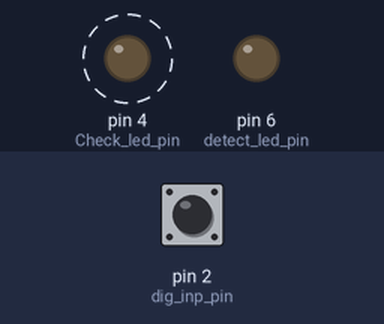
Bench run of a sketch on a simulated Arduino Uno, built with avr-gcc and run on an emulated ATmega328P. Shown: output pins drawn as LEDs (lit = HIGH). Dashed ring = blinking. Inputs (shaded band) come from the test bench; at power-on: pin 2 (dig_inp_pin) HIGH.

Above: at 3.5 s.
3.6 s: pin 2 (dig_inp_pin) pulled LOW for 1.55 s
At 4.15 s:
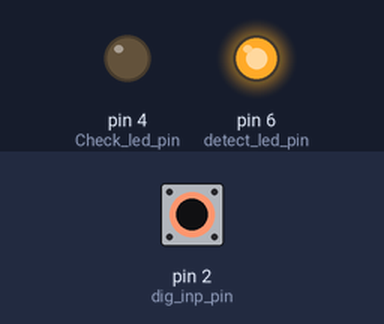
At 5.72 s:
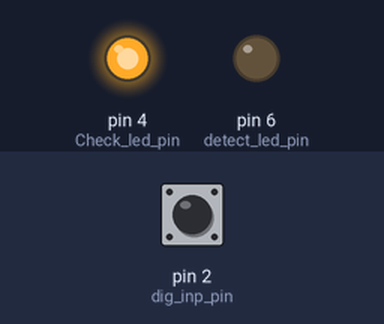
Timing chart, 0 to 13.1 s (numbered marks = the images above; inputs shaded):
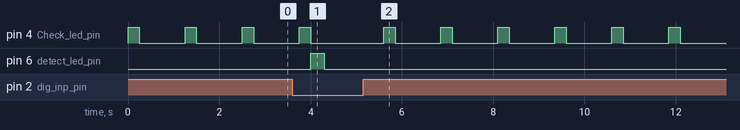

Measured:
- after the input at 3.6 s, pin 6 (detect_led_pin): LOW → HIGH after 0.40 s, → LOW 0.30 s later

The sketch:

InputExample.ino
```cpp
#include <Basic_Input.h>
#include <Beginner_LED.h>


// global-scope variable

dig_LED detect_led, check_led;
//in_digital dig_inp;
in_digital dig_inp;
//Note: use globals sparingly (they are easily misued causing bugs)

// variable brightness led
//ana_LED variable_LED;

void setup()
{
  // initialize as output pin (only needed once).
  int detect_led_pin = 6;
  detect_led.setup_LED(detect_led_pin);

  int Check_led_pin = 4;
  check_led.setup_LED(Check_led_pin);
  // variable brightness led
  //int var_led_pin = 10;
  //variable_LED.setup_LED(var_led_pin);
  //

  int dig_inp_pin=2;
  dig_inp.setup_in_digital(dig_inp_pin, true);

}

void loop()
{
  int waiting_ms=1000;
  int blinking_ms=300;
  int ledON_to_inpcheck_interval_ms=250;

  int inp_val;

  check_led.switch_on();
  delay(ledON_to_inpcheck_interval_ms);

  if( dig_inp.read_input(inp_val)== true) // if the sensor is enabled
     if(inp_val == LOW) // the pin is set to ground if the magnet is present
     {
        check_led.switch_off();
        detect_led.blink(blinking_ms);
     }

  check_led.switch_off();
  delay(waiting_ms);


}
```
